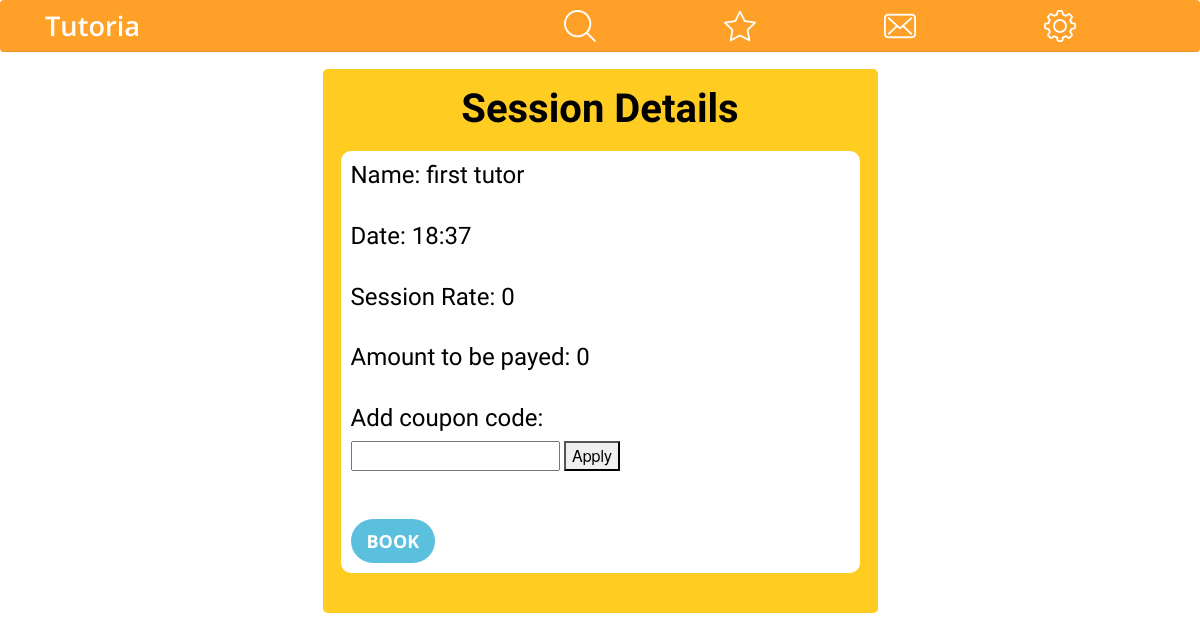
/tutoria/book/1/18:37/ (signed in), run on the app's committed database.
### tutoria/models.py (models this page shows, shortened)
class Tutor(models.Model):
    last_name = models.CharField(max_length=100, default="")
    first_name = models.CharField(max_length=100, default="")
    username = models.CharField(max_length=100)
    biography = models.CharField(max_length=10000)
    university = models.CharField(max_length=100)
    tutortype = models.CharField(max_length=10)
    isStudent = models.BooleanField(default=False)
    rate = models.IntegerField(default=0)
    course = models.ManyToManyField(Course)
    phoneNumber = models.IntegerField(default=99999999)
    avatar = models.FileField(default='anonymous.png')
    isHidden =  models.BooleanField(default=False)
    rating = models.DecimalField(decimal_places=2,max_digits=3,default=0)
    hasRating = models.BooleanField(default=False)
    tags = models.CharField(max_length=10000, default="")

### tutoria/views.py (the view)
# urls.py: url(r'^book/(?P<tutor_id>[0-9]+)/(?P<date_time>.*)/$', views.book, name='book'),
@login_required(redirect_field_name='/tutoria/dashboard')
def book(request, tutor_id, date_time):
    tutor = get_object_or_404(Tutor, id=tutor_id)
    start_time = parser.parse(date_time)
    if request.method == 'POST':
        print("**********", request.POST['final'])
        due = float(request.POST['final'])
        student = get_object_or_404(Student, username=request.user.username)
        flag, error = check_conflict(tutor, student, start_time)
        if flag:
            duration = 60 if tutor.tutortype == 'private' else 30
            td = datetime.timedelta(minutes=60) if tutor.tutortype == 'private' else datetime.timedelta(minutes=30)
            costOfBooking = (due + due*0.05) if tutor.tutortype == 'private' else 0
            if costOfBooking > get_balance(student.username) :
                return render(request, 'tutoria/funds/add_funds.html', {'error' : 'Insufficient Funds !!.'})
            else:
                session = Session(
                    tutor = tutor,
                    student = student,
                    start_time = start_time,
                    end_time = start_time + td,
                    duration = duration,
                    amount = due,
                    status = 'BOOKED'
                )
                session.save()
                commission= float(tutor.rate)*0.05
                transaction = Transaction(
                    tutor = tutor,
                    student = student,
                    start_time = start_time,
                    end_time = start_time + td,
                    amount = due,
                    commission = commission
                )
                transaction.save()
                """ Notification object """
                title="{} booked a session with you on {}.".format(session.student,session.start_time)
                today=datetime.datetime.today()
                str_date="{}/{}/{}".format(today.day,today.month,today.year)
                str_time="{}:{}".format(today.hour,today.minute)
                now=int(ttime.time())
                notif=Notification(
                    title=title,
                    tutor=session.tutor,
                    student=None,
                    now=now,
                    date=str_date,
                    time=str_time,
                    start_time = start_time,
                    end_time = start_time + td,
                    forSession = True,
                    session=session
                )
                print("To: {}".format(session.tutor.username)+"\nFrom: MyTutors\nSubject: Session Activity")
                print("Dear {},\n".format(session.tutor.first_name+" "+session.tutor.last_name))
                print(notif.title)
                notif.save()
                title2="You booked a session with {} on {}.".format(session.tutor,session.start_time)
                notif2=Notification(
                    title=title2,
                    tutor=None,
                    student=session.student,
                    now=now,
                    date=str_date,
                    time=str_time,
                    start_time = start_time,
                    end_time = start_time + td,
                    forSession = True,
                    session=session
                )
                notif2.save()
                """ Notification object """
                sendFundsToAdmin(student.username, costOfBooking)
                return redirect('/tutoria/dashboard')
        else:
            return render(request, 'tutoria/session/bookSession.html', {'error' : error})
    else:
        context = {
            'date': date_time,
            'tutor': tutor,
            'coupon' : ["1", "2"]
        }
        return render(request, 'tutoria/session/bookSession.html', context)

### tutoria/templates/tutoria/session/bookSession.html (shortened to what this page needs)
{% extends 'tutoria/base.html' %}
{% block body %}
<main role="main" class="container">
  <div class="jumbotron main-container page-title" style="margin-left: auto;
                margin-right: auto;
                max-width: 50%;
                padding-bottom: 30px;">
    <div class="page-title">
    <h1>Session Details</h1></div>
    <div class="brief-container">
        <h4>Name: {{tutor.first_name}} {{tutor.last_name}}</h3>
        <br>
        <h4>Date: {{ date }}</h4>
        <br>
        <h4>Session Rate: {{tutor.rate}}</h4>
        <br>
        <h4>Amount to be payed: <span id="due_amount">{{tutor.rate}}</span></h4>
        <br>
        <h4>Add coupon code: </h4>
        <input type="text" id="coupon_code" value="">
        <button type="" id="coupon_test">Apply</button>
      <br><br>
      <button type="button" class="btn btn-info btn-lg" data-toggle="modal" data-target="#myModal">Book</button>
  </div>
{% endblock %}

### tutoria/static/css/creative.css (style rules this page uses)
body, html { width: 100%; height: 100%; }
body { font-family: 'Merriweather', 'Helvetica Neue', Arial, sans-serif; }
h1, h2, h3, h4, h5, h6 { font-family: 'Oswald', sans-serif; font-weight: 500; }
.page-title h1 { font-weight: 800; padding: 0.5rem; text-align: center; }
.main-container { background: #fc2; margin-top: 69px; padding: 0.5rem; }
.btn-info { color:#fff;background-color:#5bc0de;border-color:#46b8da }
.btn-group-lg>.btn,.btn-lg { padding:10px 16px;font-size:18px;line-height:1.3333333;border-radius:6px }
.brief-container { display: block; margin: 10px; padding: 10px; border-radius: 10px; background: #fff; }
body { -webkit-tap-highlight-color: #212529; }
.main-container { color: #000; padding-bottom: 60px; }
.btn { font-weight: 700; text-transform: uppercase; border: none; border-radius: 300px; font-family: 'Open Sans', 'Helvetica Neue', Arial, sans-serif; }

### data on the page
Tutor: first_name "first", last_name "tutor", rate "0"

### other printed values
{{ date }} "18:37"
